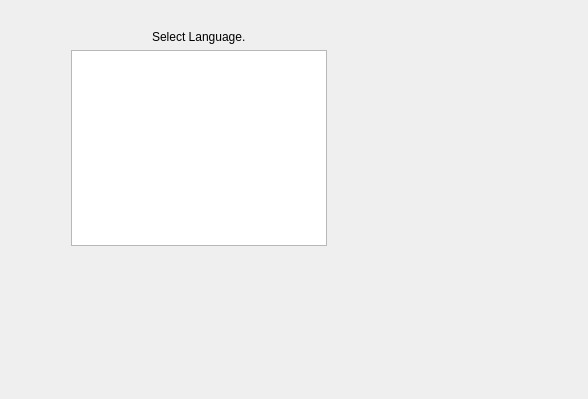
<?xml version="1.0" encoding="UTF-8"?>
<ui version="4.0">
 <class>SelectLanguagePage</class>
 <widget class="QWizardPage" name="SelectLanguagePage">
  <property name="geometry">
   <rect>
    <x>0</x>
    <y>0</y>
    <width>588</width>
    <height>399</height>
   </rect>
  </property>
  <property name="windowTitle">
   <string>WizardPage</string>
  </property>
  <widget class="QWidget" name="">
   <property name="geometry">
    <rect>
     <x>70</x>
     <y>30</y>
     <width>258</width>
     <height>216</height>
    </rect>
   </property>
   <layout class="QVBoxLayout" name="verticalLayout">
    <item alignment="Qt::AlignHCenter|Qt::AlignVCenter">
     <widget class="QLabel" name="label">
      <property name="text">
       <string>Select Language.</string>
      </property>
     </widget>
    </item>
    <item alignment="Qt::AlignHCenter">
     <widget class="QListWidget" name="language_list"/>
    </item>
   </layout>
  </widget>
 </widget>
 <resources/>
 <connections/>
</ui>
